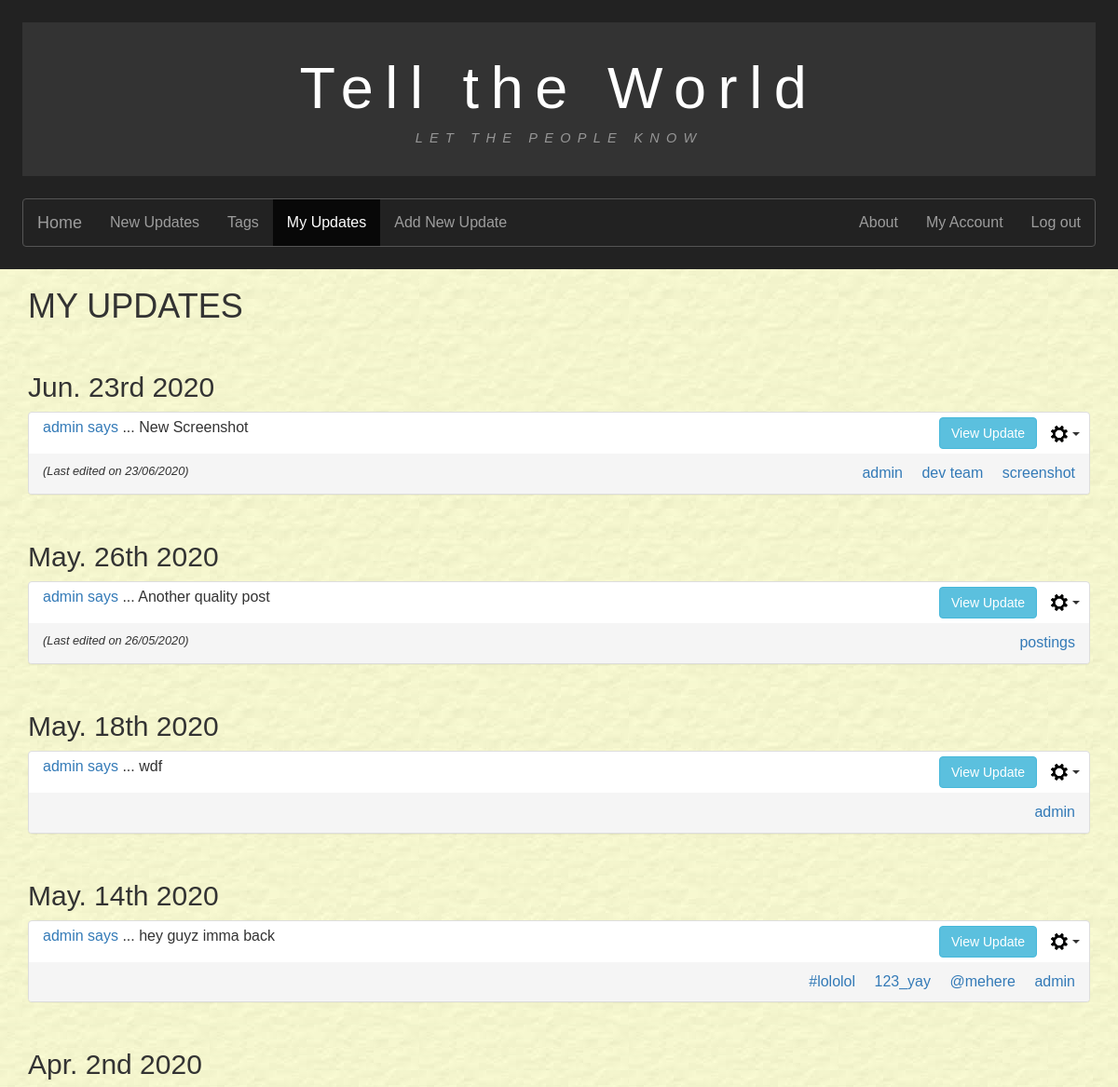
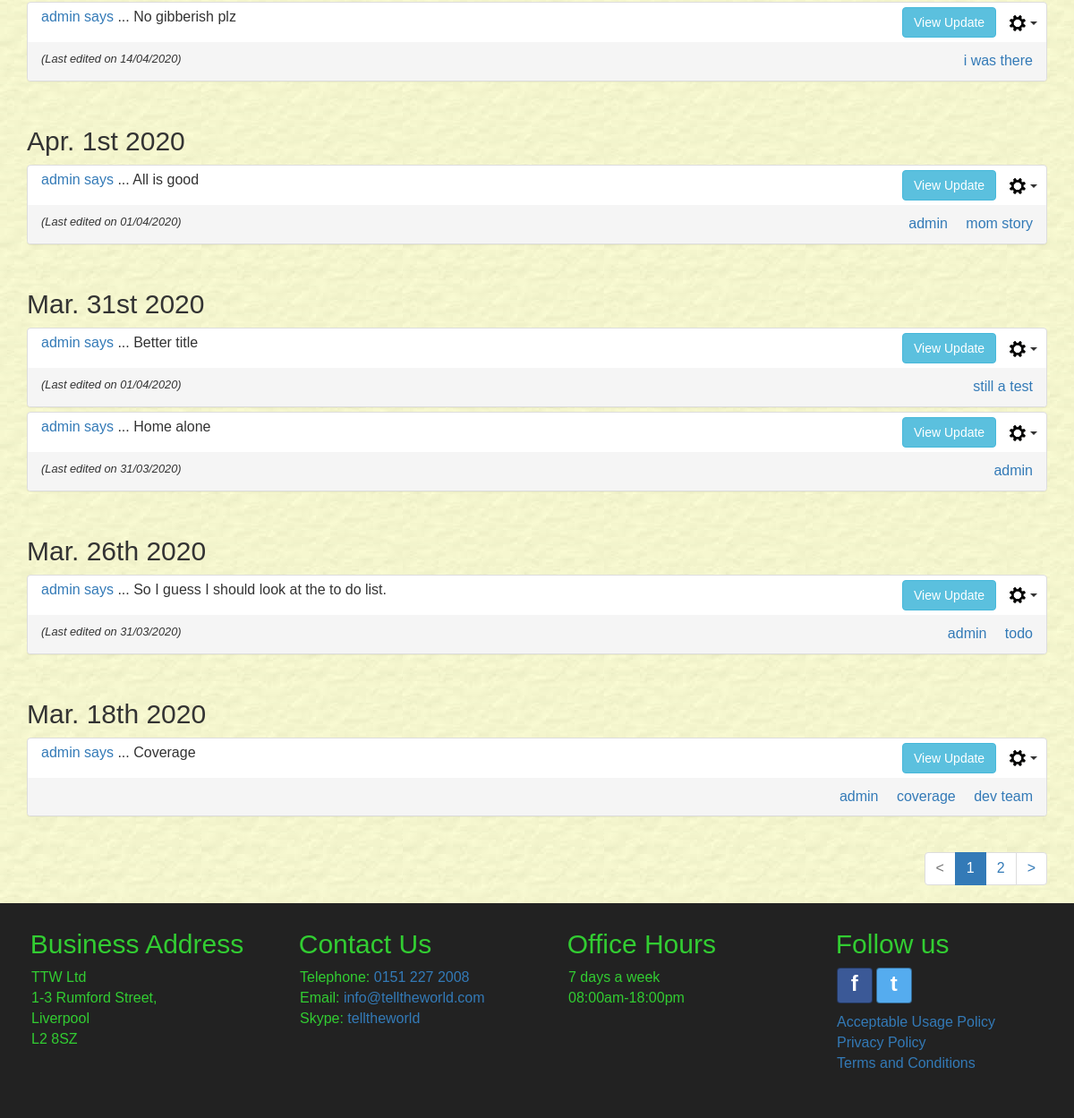
Screenshot of /myupdates/ (signed in) with the database file from the repository (2 pictures, top to bottom).
### tellings/models.py (models this page shows, shortened)
class UserPost(models.Model):
    postID = models.AutoField(primary_key=True, db_column='postID')
    user = models.ForeignKey(settings.AUTH_USER_MODEL, on_delete=models.CASCADE,
                             db_column='user')
    dateOfPost = models.DateTimeField()
    postTitle = models.CharField(max_length=35)
    postText = models.CharField(max_length=255)
    dateOfEdit = models.DateTimeField(null=True, blank=True)
    @property
    def post_tags(self):
        tagmaps = Tagmap.objects.filter(postID=self.postID)
        tagList = sorted([tag.tagID.tagName for tag in tagmaps])
        return tagList
    class Meta:
        verbose_name = "UserPost"
        verbose_name_plural = "UserPosts"

class Tag(models.Model):
    tagID = models.AutoField(primary_key=True, db_column='tagID')
    tagName = models.CharField(max_length=15)
    class Meta:
        ordering = ['tagName']
        verbose_name = "Tag"
        verbose_name_plural = "Tags"

### tellings/views.py (the view)
# urls.py: path('myupdates/', MyUpdatesListView.as_view(), name='myupdates'),
class MyUpdatesListView(LoginRequiredMixin, generic.ListView):
    model = UserPost
    template_name = "tellings/myupdates_list.html"
    paginate_by = 10
    http_method_names = ['get']
    def get_queryset(self):
        user_id = self.request.user.id
        tagName_val = False
        qs = super().get_queryset()
        if 'tagName' in self.request.GET:
            tagName_val = self.request.GET.get('tagName')
            if not Tag.objects.filter(tagName=tagName_val).exists():
                return qs.filter(user=user_id).order_by('-dateOfPost')
        if tagName_val:
            tag = Tag.objects.get(tagName=tagName_val)
            tagmaps = Tagmap.objects.filter(tagID=tag)
            postList = [tm.postID.postID for tm in tagmaps]
            qs = qs.filter(postID__in=postList, user=user_id).order_by('-dateOfPost')
        else:
            qs = qs.filter(user=user_id).order_by('-dateOfPost')
        return qs
    def get_context_data(self, **kwargs):
        context = super(MyUpdatesListView, self).get_context_data(**kwargs)
        current_username = user_id = self.request.user.username
        if 'tagName' in self.request.GET:
            context['tagName'] = self.request.GET.get('tagName')
        context['current_username'] = current_username
        return context

### tellings/templatetags/my_tags.py (called while the page is built)
@register.simple_tag(takes_context=True)
def param_replace(context, **kwargs):
    d = context['request'].GET.copy()
    for k, v in kwargs.items():
        d[k] = v
    for k in [k for k, v in d.items() if not v]:
        del d[k]
    return d.urlencode()

### tellings/templates/tellings/myupdates_list.html (shortened to what this page needs)
{% extends 'tellings/base.html' %}
{% block content %}
  <div class="container-fluid main-content">
    <main class="container currentUserUpdates" id="userUpdates">
      <header>
        <h1>MY UPDATES</h1>
      </header>
      {% if userpost_list %}
      {% load static %}
      {% regroup userpost_list by dateOfPost|date:"M. jS Y" as ordered_post_list %}
      {% for mypost in ordered_post_list %}
      <article>
        <h2 class="date-grouper">{{ mypost.grouper }}</h2>
        <div class="panel-group">
          {% for item in mypost.list %}
            <div class="panel panel-default" id="panel_post_{{ item.postID }}">
              <div class="panel-header">
                <div class="col-sm-8 panel-postTitle">
                  <p><a href="{% url 'tellings:myupdates' %}" name="{{ item.user }}">
                      {{ item.user }} says</a> ... <span id="postTitle_{{ item.postID }}">{{ item.postTitle }}</span></p>
                </div>
                <div class="col-sm-4 align-panel-text-right">
                  <button class="btn btn-info collapse_btn" data-toggle="collapse" data-target="#collapse{{ item.postID }}">View Update</button>
                  {% if current_username %}
                    {% if item.user.username == current_username %}
                    <div class="btn-group">
                      <button type="button" class="btn dropdown-toggle post-cog-btn" data-toggle="dropdown" aria-haspopup="true" aria-expanded="false">
                        <img src="{% static 'tellings/imgs/settings_cog.png' %}" alt="">
                        <span class = "caret"></span>
                      </button>
                    </div>
                    {% endif %}
                  {% endif %}
                </div>
              </div>
              <div class="panel-footer align_between">
                <span class="align-panel-footer-text-left last-edited-text">
                  {% if item.dateOfEdit %}
                  (Last edited on {{ item.dateOfEdit|date:"d/m/Y" }})
                  {% else %}
                    &nbsp;
                  {% endif %}
                </span>
                <span class="align-panel-footer-text-right">
                {% for tag in item.post_tags %}
                  <a class="tagLink" href="{% url 'tellings:myupdates' %}?tagName={{ tag }}" name="{{ tag }}">{{ tag }}</a>
                {% endfor %}
                </span>
              </div>
            </div>
          {% endfor %}
        </div>
      </article>
      {% endfor %}
      {% else %}
      <div class="row white-inner-container">
        <h2>No results found.</h2>
      </div>
      {% endif %}
      {% include "tellings/includes/pagination.html" %}
    </main>
  </div>
{% endblock %}

### tellings/static/tellings/css/style.css (style rules this page uses)
* { color: #333333; font-family: Arial, Helvetica, sans-serif; font-size: 16px; margin: 0; padding: 0; }
.container-fluid { margin: 0; padding-left: 0; padding-right: 0; }
.main-content { min-height: 34.375em; }
.date-grouper { padding-top: 1em; }
.align_between { display: flex; justify-content: space-between; }
.panel-header { padding-top: 0.3125em; }
.align-panel-text-right { text-align: right; padding-right: 0; padding-bottom: 0.3125em; }
.align-panel-footer-text-left { text-align: left; }
.align-panel-footer-text-right { text-align: right; }
.align-panel-footer-text-right a { white-space: nowrap; }
.tagLink { padding-left: 1em; }
.post-cog-btn { padding: 0 0.625em 0 0.625em; background-color: white; }
.last-edited-text { font-size: 0.8em; font-style: italic; }

### rows the page displays
UserPost: user "admin", postTitle "New Screenshot", dateOfEdit "23/06/2020"
Tag: post_tags "admin" "admin" "admin" "admin" "admin" "admin" "admin"
Tag: post_tags "dev team" "dev team"
Tag: post_tags "screenshot"
UserPost: user "admin", postTitle "Another quality post", dateOfEdit "26/05/2020"
Tag: post_tags "postings"
UserPost: user "admin", postTitle "wdf"
UserPost: user "admin", postTitle "hey guyz imma back"
Tag: post_tags "#lololol"
Tag: post_tags "123_yay"
Tag: post_tags "@mehere"
UserPost: user "admin", postTitle "No gibberish plz", dateOfEdit "14/04/2020"
Tag: post_tags "i was there"
UserPost: user "admin", postTitle "All is good", dateOfEdit "01/04/2020"
Tag: post_tags "mom story"
UserPost: user "admin", postTitle "Better title", dateOfEdit "01/04/2020"
Tag: post_tags "still a test"
UserPost: user "admin", postTitle "Home alone", dateOfEdit "31/03/2020"
UserPost: user "admin", postTitle "So I guess I should look at the to do list.", dateOfEdit "31/03/2020"
Tag: post_tags "todo"
UserPost: user "admin", postTitle "Coverage"
Tag: post_tags "coverage"

### other values shown
{{ mypost.grouper }} "Jun. 23rd 2020" "May. 26th 2020" "May. 18th 2020" "May. 14th 2020" "Apr. 2nd 2020" "Apr. 1st 2020" "Mar. 31st 2020" "Mar. 26th 2020" "Mar. 18th 2020"
{{ i }} "1"
{{ i }} "2"
